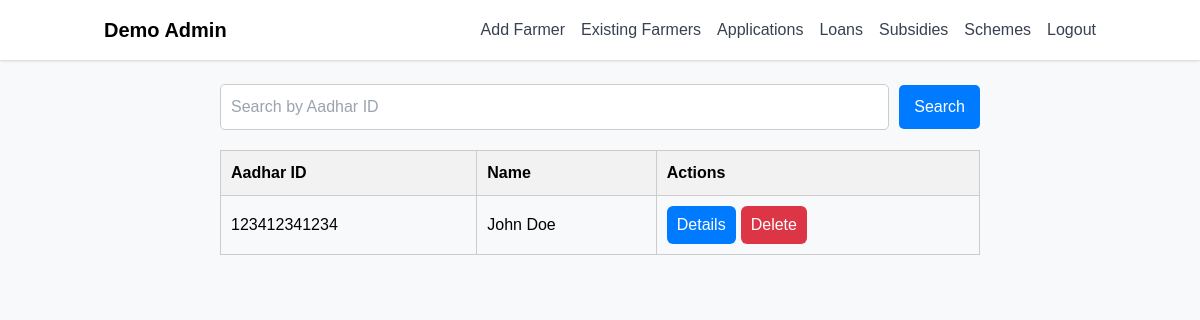
/existingfarmers (signed in), run on an earlier commit of the app's database.
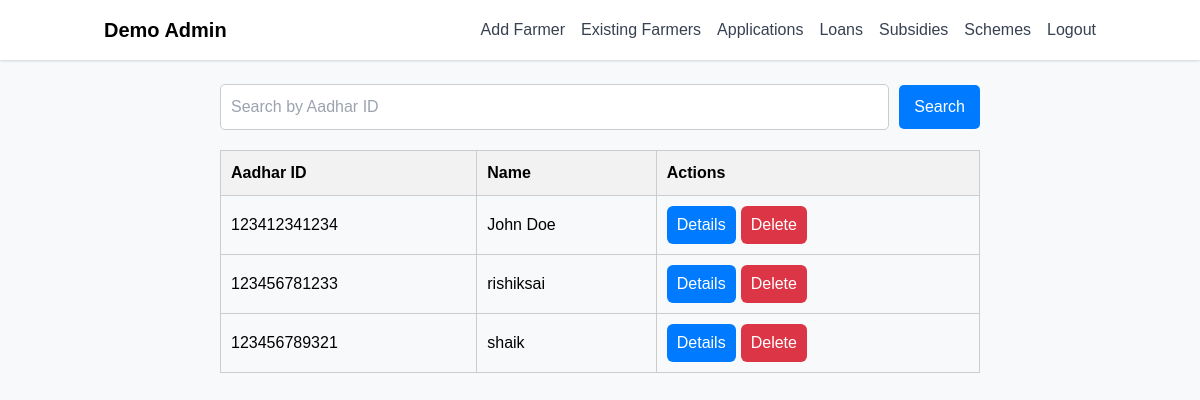
And on a later commit of the database.
### tables this page shows
CREATE TABLE farmers (
    farmer_id INTEGER PRIMARY KEY AUTOINCREMENT,
    farmer_name VARCHAR(100) NOT NULL,
    date_of_birth DATE NOT NULL,
    gender TEXT NOT NULL,
    phone_no VARCHAR(15) NOT NULL UNIQUE,
    address VARCHAR(255) NOT NULL,
    aadhar_id VARCHAR(12) NOT NULL UNIQUE,
    password_hash VARCHAR(255),
    first_login BOOLEAN DEFAULT TRUE
);

### app.py (the view)
@app.route('/existingfarmers', methods=['GET'])
def existingfarmers():
    if 'auth_email' not in session:
        return redirect(url_for('auth_login'))
    search_aadhar_id = request.args.get('search_f_aadharId')  # Accessing search query from URL
    cursor = mysql.connection.cursor(MySQLdb.cursors.DictCursor)
    if search_aadhar_id:
        cursor.execute("SELECT aadhar_id, farmer_name FROM farmers WHERE aadhar_id LIKE %s", ('%' + search_aadhar_id + '%',))
        farmers = cursor.fetchall()
        if not farmers:
            flash('Farmer with this Aadhar ID does not exist.', 'error')
    else:
        cursor.execute("SELECT aadhar_id, farmer_name FROM farmers")
        farmers = cursor.fetchall()
    cursor.close()
    return render_template('existingfarmers.html', auth_name=session.get('auth_name'), farmers=farmers)

### preview_frontend.py (called while the page is built)
    def execute(self, query, params=None):
        query = query.replace('%s', '?')
        query = query.replace('AUTO_INCREMENT', 'AUTOINCREMENT')
        if params is None:
            self.cursor.execute(query)
        else:
            if not isinstance(params, (tuple, list)):
                params = (params,)
            self.cursor.execute(query, params)
        return self

    def _process_row(self, row):
        if row is None:
            return None
        import datetime
        d = dict(row)
        for k, v in d.items():
            if isinstance(v, str):
                if re.match(r'^\d{4}-\d{2}-\d{2}$', v):
                    try:
                        d[k] = datetime.datetime.strptime(v, '%Y-%m-%d').date()
                    except:
                        pass
                elif re.match(r'^\d{4}-\d{2}-\d{2} \d{2}:\d{2}:\d{2}(\.\d+)?$', v):
                    try:
                        d[k] = datetime.datetime.strptime(v.split('.')[0], '%Y-%m-%d %H:%M:%S')
                    except:
                        pass
        return d if self.dict_mode else tuple(d.values())

    def fetchall(self):
        rows = self.cursor.fetchall()
        return [self._process_row(r) for r in rows if r is not None]

    def close(self):
        self.cursor.close()

    def cursor(self, cursorclass=None):
        dict_mode = cursorclass is not None
        return SQLiteMySQLBridgeCursor(self._conn.cursor(), dict_mode=dict_mode)

    @property
    def connection(self):
        if self._conn is None:
            self._conn = SQLiteMySQLBridgeConnection('agridata_preview.db')
        return self._conn

### templates/existingfarmers.html (shortened to what this page needs)
{% extends "base2.html" %}
{% block extra_css %}
    <link rel="stylesheet" href="{{ url_for('static', filename='css/existingfarmers.css') }}">
{% endblock %}
{% block content %}
<div class="main-container">
    <form method="GET" action="{{ url_for('existingfarmers') }}" class="search-form">
        <input type="text" name="search_f_aadharId" placeholder="Search by Aadhar ID" required class="search-input">
        <button type="submit" class="search-button">Search</button>
    </form>
    <div class="table-container">
        <table>
            <thead>
                <tr>
                    <th>Aadhar ID</th>
                    <th>Name</th>
                    <th>Actions</th>
                </tr>
            </thead>
            <tbody>
                {% for farmer in farmers %}
                <tr>
                    <td>{{ farmer.aadhar_id }}</td>
                    <td>{{ farmer.farmer_name }}</td>
                    <td>
                        <div class="action-buttons">
                            <form action="{{ url_for('editfarmer', aadhar_id=farmer.aadhar_id) }}" method="get">
                                <button type="submit" class="action-button">Details</button>
                            </form>
                            <form action="{{ url_for('deletefarmer', aadhar_id=farmer.aadhar_id) }}" method="post">
                                <button type="submit" class="action-button delete-button" onclick="return confirm('Are you sure you want to delete this farmer?');">Delete</button>
                            </form>
                        </div>
                    </td>
                </tr>
                {% endfor %}
            </tbody>
        </table>
    </div>
</div>
{% endblock %}

### templates/base2.html (shortened to what this page needs)
<!DOCTYPE html>
<html lang="en">
<head>
    <link href="https://cdn.jsdelivr.net/npm/tailwindcss@2.2.19/dist/tailwind.min.css" rel="stylesheet">
    {% block extra_css %}
    {% endblock %}
</head>
<body>
    <div class="container mx-auto mt-16">
        {% block content %}
        {% endblock %}
    </div>
</body>
</html>

### static/css/existingfarmers.css (style rules this page uses)
body { font-family: Arial, sans-serif; background-color: #f8f9fa; margin: 0; padding: 0; }
.main-container { max-width: 800px; margin: auto; padding: 20px; }
.search-form { display: flex; align-items: center; margin-bottom: 20px; }
.search-input { border: 1px solid #ccc; border-radius: 5px; padding: 10px; flex: 1; min-width: 0; }
.search-button { background-color: #007bff; color: white; padding: 10px 15px; border: none; border-radius: 5px; margin-left: 10px; cursor: pointer; }
.table-container { overflow-x: auto; margin-top: 20px; }
table { width: 100%; border-collapse: collapse; }
th, td { border: 1px solid #ccc; padding: 10px; text-align: left; }
th { background-color: #f2f2f2; }
.action-buttons { display: flex; gap: 5px; }
.action-button { background-color: #007bff; color: white; padding: 7px 10px; border: none; border-radius: 6px; cursor: pointer; }
.delete-button { background-color: #dc3545; }

What changed in the data, as far as the page shows it:
added farmers: aadhar_id "123456781233", farmer_name "rishiksai"
added farmers: aadhar_id "123456789321", farmer_name "shaik"
